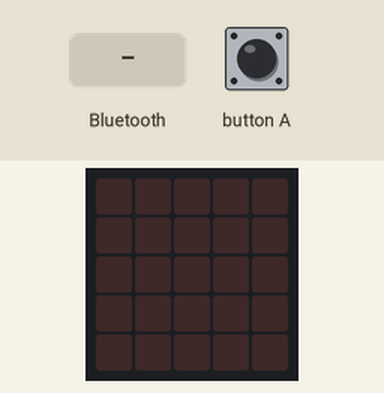
A program run on a simulated BBC micro:bit (MakeCode). Parts: the board's 5×5 LED display. Inputs (shaded band) come from the test bench.

Above: at 1.2 s.
1.3 s: a phone disconnects over Bluetooth
At 2.0 s:
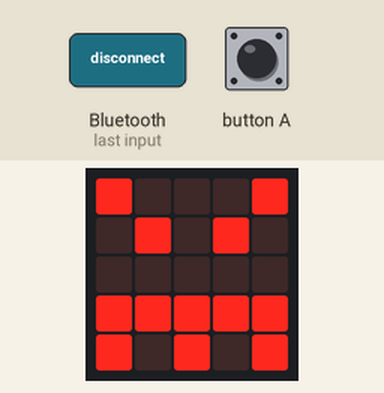
2.8 s: a phone connects over Bluetooth
At 3.2 s:
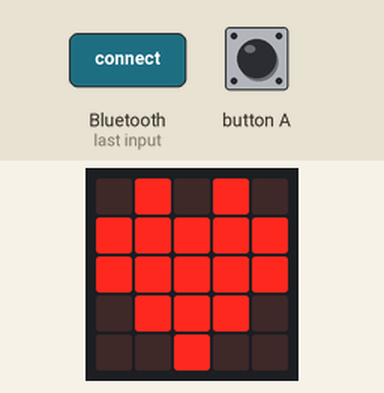
Timing chart, 0 to 5.8 s (numbered marks = the images above; inputs shaded):
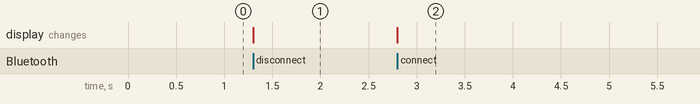

The program:

working.py
```python
def on_bluetooth_connected():
    basic.show_icon(IconNames.HEART)

def on_bluetooth_disconnected():
    basic.show_icon(IconNames.ANGRY)

def on_button_pressed_a():
    value = pins.analog_read_pin(AnalogPin.P0)
    bluetooth.uart_write_value("SOLAR", value)

bluetooth.start_uart_service()
bluetooth.on_bluetooth_disconnected(on_bluetooth_disconnected)
bluetooth.on_bluetooth_connected(on_bluetooth_connected)
input.on_button_pressed(Button.A, on_button_pressed_a)
```

Measured:
- after the input at 1.3 s, the display: changes at once (image 1)
- after the input at 2.8 s, the display: changes at once (image 2)
